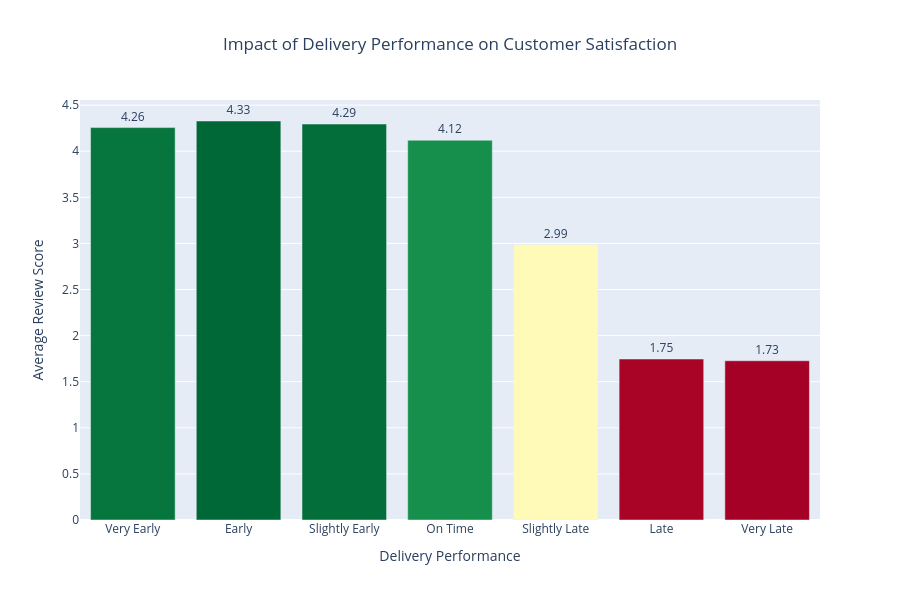

Here is the notebook cell this chart was saved with:
### Markdown cell above
# Dashboard Insights

The dashboard provides a comprehensive view of marketplace performance and helps answer key business questions:

* How is revenue changing over time?
* Which product categories generate the highest revenue and sales volume?
* Which categories represent premium, high-value purchases?
* How does delivery performance impact customer satisfaction?
* Which sellers contribute the most revenue to the marketplace?
* Which states generate the highest orders and revenue?
* Which regions have the highest customer spending per order?

The dashboard transforms raw e-commerce data into actionable insights, enabling data-driven decisions across sales, operations, customer experience, and marketplace growth.

### Code cell
#Customer Satisfaction vs Delivery Performance
fig = px.bar(
    review_delivery_analysis,
    x = "delivery_group",
    y = "review_score",
    color = "review_score",
    text = "review_score",
    title = "Impact of Delivery Performance on Customer Satisfaction",
    color_continuous_scale = "RdYlGn"
)

fig.update_traces(
    texttemplate = "%{text:0.2f}",
    textposition = "outside"
)

fig.update_layout(
    title_x = 0.5,
    xaxis_title = "Delivery Performance",
    yaxis_title = "Average Review Score",
    height = 600,
    coloraxis_showscale = False
)
fig.show()

### Figure 1 — Plotly figure (JSON) as saved in the notebook; plotly's stock layout.template omitted (floating-point values rounded to 4 significant figures)
{"data": [{"hovertemplate": "delivery_group=%{x}<br>review_score=%{marker.color}<extra></extra>", "legendgroup": "", "marker": {"color": [4.256, 4.328, 4.295, 4.119, 2.988, 1.746, 1.727], "coloraxis": "coloraxis", "pattern": {"shape": ""}}, "name": "", "orientation": "v", "showlegend": false, "text": [4.256, 4.328, 4.295, 4.119, 2.988, 1.746, 1.727], "textposition": "outside", "texttemplate": "%{text:0.2f}", "type": "bar", "x": ["Very Early", "Early", "Slightly Early", "On Time", "Slightly Late", "Late", "Very Late"], "xaxis": "x", "y": [4.256, 4.328, 4.295, 4.119, 2.988, 1.746, 1.727], "yaxis": "y"}], "layout": {"barmode": "relative", "coloraxis": {"colorbar": {"title": {"text": "review_score"}}, "colorscale": [[0, "rgb(165,0,38)"], [0.1, "rgb(215,48,39)"], [0.2, "rgb(244,109,67)"], [0.3, "rgb(253,174,97)"], [0.4, "rgb(254,224,139)"], [0.5, "rgb(255,255,191)"], [0.6, "rgb(217,239,139)"], [0.7, "rgb(166,217,106)"], [0.8, "rgb(102,189,99)"], [0.9, "rgb(26,152,80)"], [1, "rgb(0,104,55)"]], "showscale": false}, "height": 600, "legend": {"tracegroupgap": 0}, "title": {"text": "Impact of Delivery Performance on Customer Satisfaction", "x": 0.5}, "xaxis": {"anchor": "y", "domain": [0, 1], "title": {"text": "Delivery Performance"}}, "yaxis": {"anchor": "x", "domain": [0, 1], "title": {"text": "Average Review Score"}}}}
